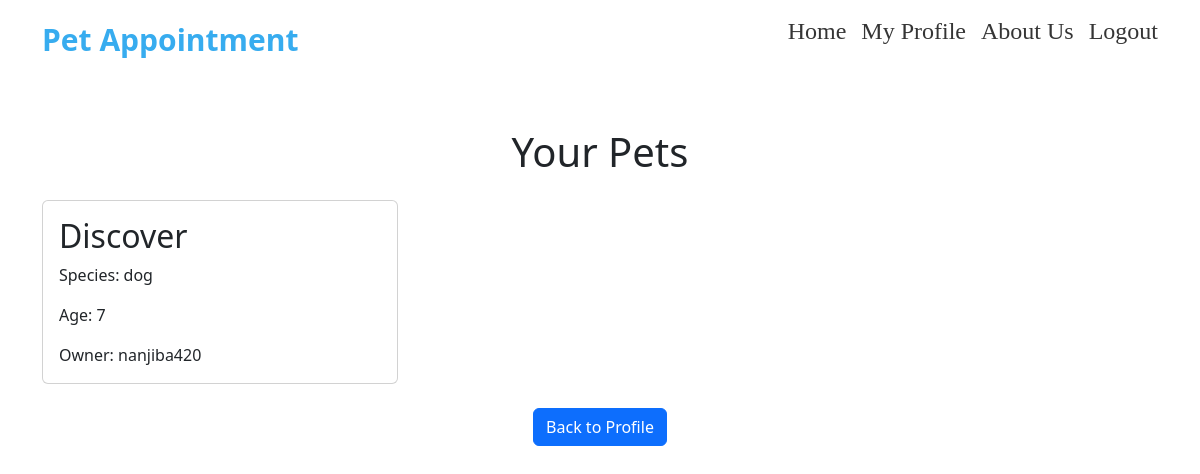
The app's page /petprofile/ (signed in), older data.
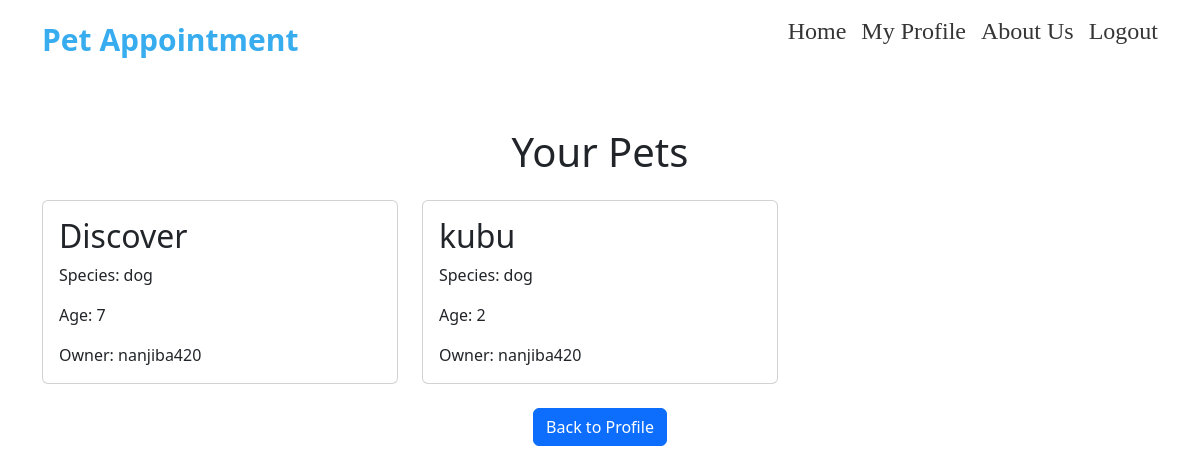
The same page, newer data.
### shop/models.py (models this page shows, shortened)
class PetProfile(models.Model):
    owner = models.ForeignKey(User, on_delete=models.CASCADE)
    name = models.CharField(max_length=100)
    species = models.CharField(max_length=50)
    age = models.IntegerField()

### shop/views.py (the view)
# urls.py: path('petprofile/', views.petprofile, name='petprofile'),
@login_required(login_url='login')
def petprofile(request):
    pets = PetProfile.objects.filter(owner=request.user)
    return render(request, 'shop/petprofile.html', {'pets': pets})

### shop/templates/shop/petprofile.html (shortened to what this page needs)
{% extends "shop/base.html" %}
  {% block content %}
   <div class="container mt-5">
    <h1 class="text-center mb-4">Your Pets</h1>
    <div class="row">
        {% for pet in pets %}
            <div class="col-md-4 col-sm-6">
                <div class="card mb-4">
                    <div class="card-body">
                        <h2 class="card-title">{{ pet.name }}</h2>
                        <p class="card-text">Species: {{ pet.species }}</p>
                        <p class="card-text">Age: {{ pet.age }}</p>
                        <p class="card-text">Owner: {{ pet.owner }}</p>
                    </div>
                </div>
            </div>
        {% endfor %}
    </div>
</div>
<div class="text-center">
  <a href="{% url 'profile' %}" class="btn btn-primary">Back to Profile</a>
</div>
  {% endblock %}

Row changes from the older to the newer data that the page shows:
added PetProfile: name "kubu", species "dog", age "2", owner "nanjiba420"
